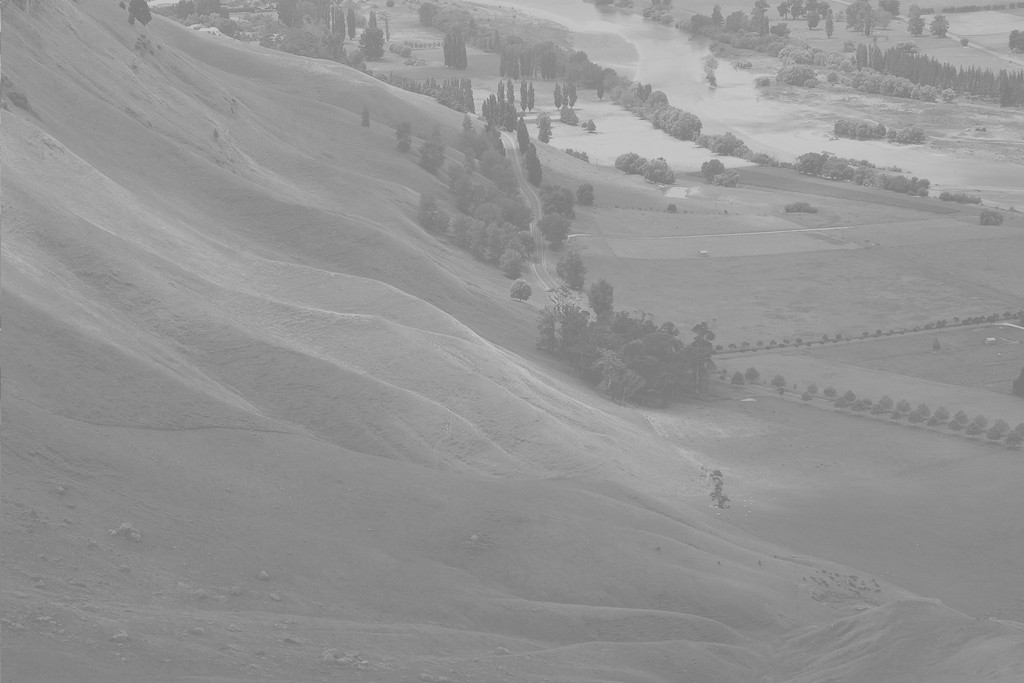
#> input picture Assignment32/input/land.jpg, 1024 x 683 px
$ python histogram_equalize.py
#> lines starting #> are read from the running program, lines starting #| are printed output that depends on the picture
import cv2
import numpy as np

img1 = cv2.imread('input/land.jpg',cv2.IMREAD_GRAYSCALE)
#> img1 is the input picture: shape (683, 1024); min 114, max 208, mean 148
img2 = cv2.imread('input/up.webp',cv2.IMREAD_GRAYSCALE)
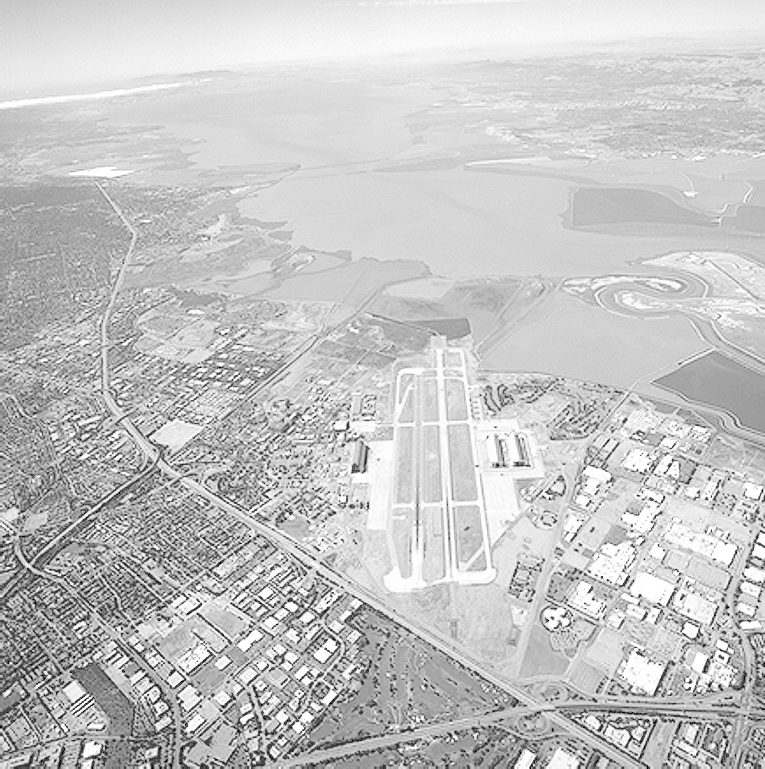
#> input picture Assignment32/input/up.webp, 765 x 769 px
#> img2 is the input picture: shape (769, 765); min 0, max 255, mean 197.1
img3 = cv2.imread('input/pic1.webp',cv2.IMREAD_GRAYSCALE)
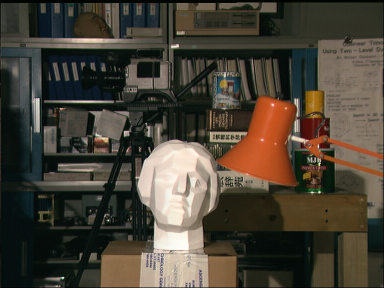
#> input picture Assignment32/input/pic1.webp, 384 x 288 px
#> img3: shape (288, 384); min 0, max 253, mean 67.2


result1 = cv2.equalizeHist(img1)
result2 = cv2.equalizeHist(img2)
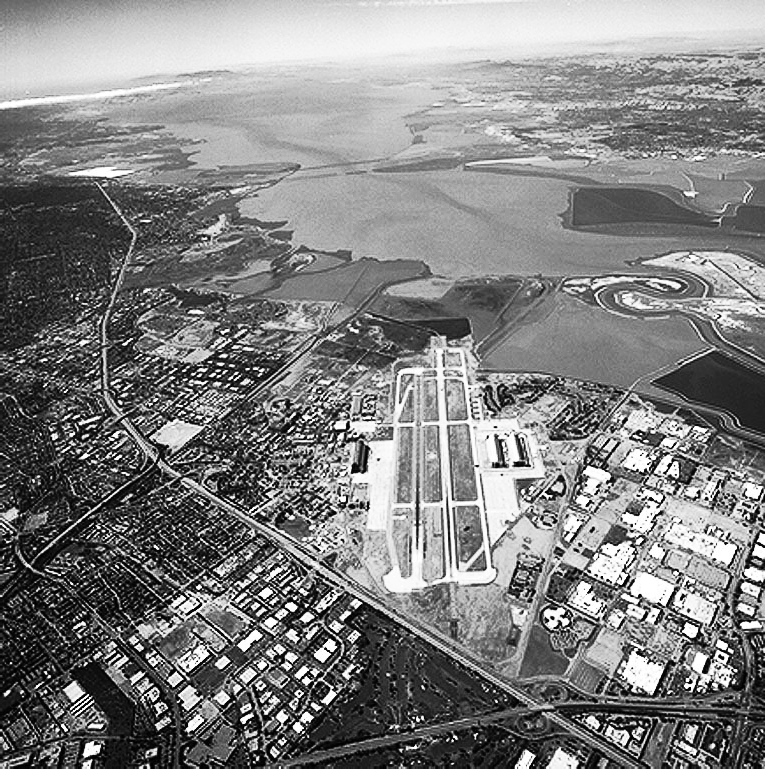
#> result2: shape (769, 765); min 0, max 255, mean 128.7

clahe = cv2.createCLAHE(clipLimit=2.0, tileGridSize=(8,8))
res = clahe.apply(img3)
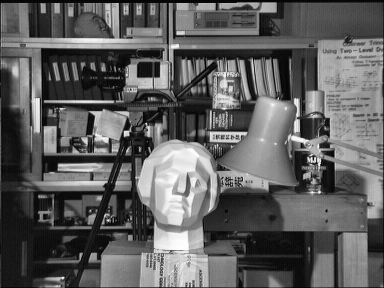
#> res: shape (288, 384); min 1, max 254, mean 94.3

result1 = np.hstack((img1,result1))
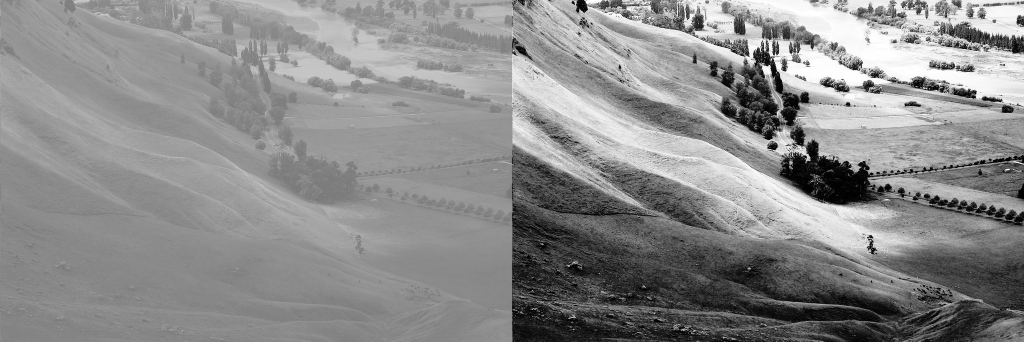
#> result1: shape (683, 2048) (shown at 1/2 size); min 0, max 255, mean 139.3
result2 = np.hstack((img2,result2))
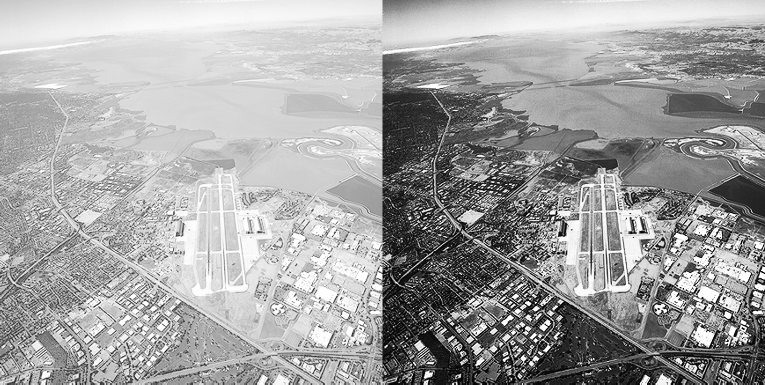
#> result2: shape (769, 1530) (shown at 1/2 size); min 0, max 255, mean 162.9
res = np.hstack((img3,res))
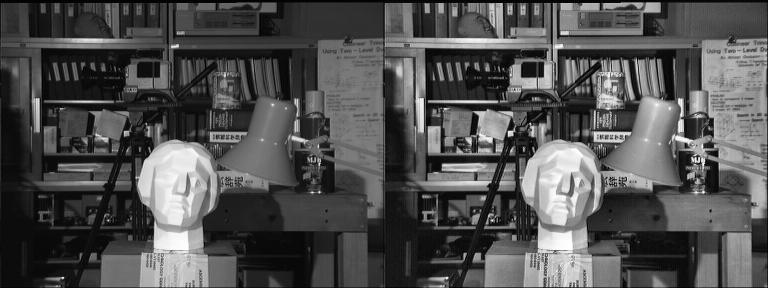
#> res: shape (288, 768); min 0, max 254, mean 80.8

cv2.imwrite('output/equalize1.png',result1)
cv2.imwrite('output/equalize2.png',result2)
cv2.imwrite('output/equalize_clahe.png',res)
